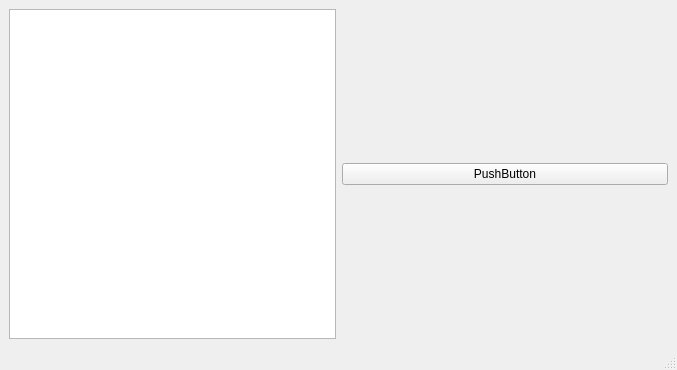
<?xml version="1.0" encoding="UTF-8"?>
<ui version="4.0">
 <class>MainWindow</class>
 <widget class="QMainWindow" name="MainWindow">
  <property name="geometry">
   <rect>
    <x>0</x>
    <y>0</y>
    <width>677</width>
    <height>370</height>
   </rect>
  </property>
  <property name="windowTitle">
   <string>MainWindow</string>
  </property>
  <widget class="QWidget" name="centralwidget">
   <layout class="QHBoxLayout" name="horizontalLayout">
    <item>
     <widget class="QTreeView" name="treeView">
      <property name="sizePolicy">
       <sizepolicy hsizetype="Minimum" vsizetype="Expanding">
        <horstretch>0</horstretch>
        <verstretch>0</verstretch>
       </sizepolicy>
      </property>
      <property name="editTriggers">
       <set>QAbstractItemView::NoEditTriggers</set>
      </property>
      <property name="alternatingRowColors">
       <bool>true</bool>
      </property>
      <property name="animated">
       <bool>false</bool>
      </property>
     </widget>
    </item>
    <item>
     <layout class="QVBoxLayout" name="verticalLayout">
      <item>
       <widget class="QPushButton" name="pushButton">
        <property name="text">
         <string>PushButton</string>
        </property>
       </widget>
      </item>
     </layout>
    </item>
   </layout>
  </widget>
  <widget class="QMenuBar" name="menubar">
   <property name="geometry">
    <rect>
     <x>0</x>
     <y>0</y>
     <width>677</width>
     <height>19</height>
    </rect>
   </property>
  </widget>
  <widget class="QStatusBar" name="statusbar"/>
 </widget>
 <resources/>
 <connections/>
</ui>
